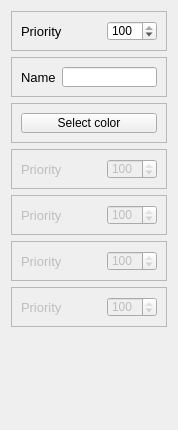
            <widget class="QWidget" name="scrollAreaWidgetContents_2">
             <property name="geometry">
              <rect>
               <x>0</x>
               <y>0</y>
               <width>178</width>
               <height>430</height>
              </rect>
             </property>
             <layout class="QVBoxLayout" name="verticalLayout_7">
              <item>
               <widget class="QFrame" name="frame_6">
                <property name="minimumSize">
                 <size>
                  <width>0</width>
                  <height>40</height>
                 </size>
                </property>
                <property name="maximumSize">
                 <size>
                  <width>16777215</width>
                  <height>40</height>
                 </size>
                </property>
                <property name="frameShape">
                 <enum>QFrame::StyledPanel</enum>
                </property>
                <property name="frameShadow">
                 <enum>QFrame::Raised</enum>
                </property>
                <layout class="QHBoxLayout" name="horizontalLayout_3">
                 <item>
                  <widget class="QLabel" name="priority_lbl">
                   <property name="font">
                    <font>
                     <pointsize>10</pointsize>
                    </font>
                   </property>
                   <property name="text">
                    <string>Priority</string>
                   </property>
                  </widget>
                 </item>
                 <item>
                  <widget class="QSpinBox" name="priority_spinbox">
                   <property name="maximumSize">
                    <size>
                     <width>50</width>
                     <height>16777215</height>
                    </size>
                   </property>
                   <property name="maximum">
                    <number>100</number>
                   </property>
                   <property name="value">
                    <number>100</number>
                   </property>
                  </widget>
                 </item>
                </layout>
               </widget>
              </item>
              <item>
               <widget class="QFrame" name="frame_20">
                <property name="minimumSize">
                 <size>
                  <width>0</width>
                  <height>40</height>
                 </size>
                </property>
                <property name="maximumSize">
                 <size>
                  <width>16777215</width>
                  <height>40</height>
                 </size>
                </property>
                <property name="frameShape">
                 <enum>QFrame::StyledPanel</enum>
                </property>
                <property name="frameShadow">
                 <enum>QFrame::Raised</enum>
                </property>
                <layout class="QHBoxLayout" name="horizontalLayout_23">
                 <item>
                  <widget class="QLabel" name="name_lbl">
                   <property name="font">
                    <font>
                     <pointsize>10</pointsize>
                    </font>
                   </property>
                   <property name="text">
                    <string>Name</string>
                   </property>
                  </widget>
                 </item>
                 <item>
                  <widget class="QLineEdit" name="nameLineEdit"/>
                 </item>
                </layout>
               </widget>
              </item>
              <item>
               <widget class="QFrame" name="frame_19">
                <property name="minimumSize">
                 <size>
                  <width>0</width>
                  <height>40</height>
                 </size>
                </property>
                <property name="maximumSize">
                 <size>
                  <width>16777215</width>
                  <height>40</height>
                 </size>
                </property>
                <property name="frameShape">
                 <enum>QFrame::StyledPanel</enum>
                </property>
                <property name="frameShadow">
                 <enum>QFrame::Raised</enum>
                </property>
                <layout class="QHBoxLayout" name="horizontalLayout_22">
                 <item>
                  <widget class="QPushButton" name="colorButton">
                   <property name="text">
                    <string>Select color</string>
                   </property>
                  </widget>
                 </item>
                </layout>
               </widget>
              </item>
              <item>
               <widget class="QFrame" name="frame_15">
                <property name="enabled">
                 <bool>false</bool>
                </property>
                <property name="minimumSize">
                 <size>
                  <width>0</width>
                  <height>40</height>
                 </size>
                </property>
                <property name="maximumSize">
                 <size>
                  <width>16777215</width>
                  <height>40</height>
                 </size>
                </property>
                <property name="frameShape">
                 <enum>QFrame::StyledPanel</enum>
                </property>
                <property name="frameShadow">
                 <enum>QFrame::Raised</enum>
                </property>
                <layout class="QHBoxLayout" name="horizontalLayout_18">
                 <item>
                  <widget class="QLabel" name="priority_lbl_8">
                   <property name="font">
                    <font>
                     <pointsize>10</pointsize>
                    </font>
                   </property>
                   <property name="text">
                    <string>Priority</string>
                   </property>
                  </widget>
                 </item>
                 <item>
                  <widget class="QSpinBox" name="priority_spinbox_8">
                   <property name="maximumSize">
                    <size>
                     <width>50</width>
                     <height>16777215</height>
                    </size>
                   </property>
                   <property name="maximum">
                    <number>100</number>
                   </property>
                   <property name="value">
                    <number>100</number>
                   </property>
                  </widget>
                 </item>
                </layout>
               </widget>
              </item>
              <item>
               <widget class="QFrame" name="frame_14">
                <property name="enabled">
                 <bool>false</bool>
                </property>
                <property name="minimumSize">
                 <size>
                  <width>0</width>
                  <height>40</height>
                 </size>
                </property>
                <property name="maximumSize">
                 <size>
                  <width>16777215</width>
                  <height>40</height>
                 </size>
                </property>
                <property name="frameShape">
                 <enum>QFrame::StyledPanel</enum>
                </property>
                <property name="frameShadow">
                 <enum>QFrame::Raised</enum>
                </property>
                <layout class="QHBoxLayout" name="horizontalLayout_17">
                 <item>
                  <widget class="QLabel" name="priority_lbl_6">
                   <property name="font">
                    <font>
                     <pointsize>10</pointsize>
                    </font>
                   </property>
                   <property name="text">
                    <string>Priority</string>
                   </property>
                  </widget>
                 </item>
                 <item>
                  <widget class="QSpinBox" name="priority_spinbox_6">
                   <property name="maximumSize">
                    <size>
                     <width>50</width>
                     <height>16777215</height>
                    </size>
                   </property>
                   <property name="maximum">
                    <number>100</number>
                   </property>
                   <property name="value">
                    <number>100</number>
                   </property>
                  </widget>
                 </item>
                </layout>
               </widget>
              </item>
              <item>
               <widget class="QFrame" name="frame_7">
                <property name="enabled">
                 <bool>false</bool>
                </property>
                <property name="minimumSize">
                 <size>
                  <width>0</width>
                  <height>40</height>
                 </size>
                </property>
                <property name="maximumSize">
                 <size>
                  <width>16777215</width>
                  <height>40</height>
                 </size>
                </property>
                <property name="frameShape">
                 <enum>QFrame::StyledPanel</enum>
                </property>
                <property name="frameShadow">
                 <enum>QFrame::Raised</enum>
                </property>
                <layout class="QHBoxLayout" name="horizontalLayout_4">
                 <item>
                  <widget class="QLabel" name="priority_lbl_2">
                   <property name="font">
                    <font>
                     <pointsize>10</pointsize>
                    </font>
                   </property>
                   <property name="text">
                    <string>Priority</string>
                   </property>
                  </widget>
                 </item>
                 <item>
                  <widget class="QSpinBox" name="priority_spinbox_2">
                   <property name="maximumSize">
                    <size>
                     <width>50</width>
                     <height>16777215</height>
                    </size>
                   </property>
                   <property name="maximum">
                    <number>100</number>
                   </property>
                   <property name="value">
                    <number>100</number>
                   </property>
                  </widget>
                 </item>
                </layout>
               </widget>
              </item>
              <item>
               <widget class="QFrame" name="frame_13">
                <property name="enabled">
                 <bool>false</bool>
                </property>
                <property name="minimumSize">
                 <size>
                  <width>0</width>
                  <height>40</height>
                 </size>
                </property>
                <property name="maximumSize">
                 <size>
                  <width>16777215</width>
                  <height>40</height>
                 </size>
                </property>
                <property name="frameShape">
                 <enum>QFrame::StyledPanel</enum>
                </property>
                <property name="frameShadow">
                 <enum>QFrame::Raised</enum>
                </property>
                <layout class="QHBoxLayout" name="horizontalLayout_16">
                 <item>
                  <widget class="QLabel" name="priority_lbl_4">
                   <property name="font">
                    <font>
                     <pointsize>10</pointsize>
                    </font>
                   </property>
                   <property name="text">
                    <string>Priority</string>
                   </property>
                  </widget>
                 </item>
                 <item>
                  <widget class="QSpinBox" name="priority_spinbox_4">
                   <property name="maximumSize">
                    <size>
                     <width>50</width>
                     <height>16777215</height>
                    </size>
                   </property>
                   <property name="maximum">
                    <number>100</number>
                   </property>
                   <property name="value">
                    <number>100</number>
                   </property>
                  </widget>
                 </item>
                </layout>
               </widget>
              </item>
              <item>
               <spacer name="verticalSpacer">
                <property name="orientation">
                 <enum>Qt::Vertical</enum>
                </property>
                <property name="sizeHint" stdset="0">
                 <size>
                  <width>20</width>
                  <height>40</height>
                 </size>
                </property>
               </spacer>
              </item>
             </layout>
            </widget>
